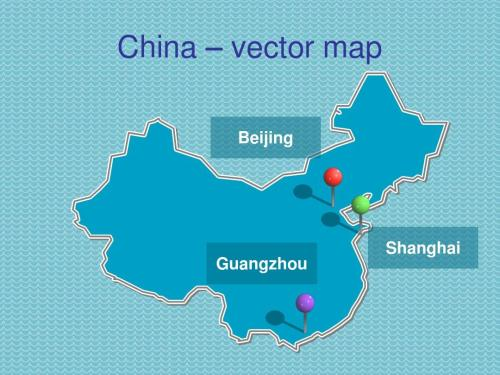
//> input picture CvMorph/CvMorph/map.jpg, 500 x 375 px
$ ./CvMorph   (built with g++ and OpenCV 4)
//> lines starting //> are read from the running program, lines starting //| are printed output that depends on the picture
### CvMorph/CvMorph/stdafx.h
// stdafx.h : 标准系统包含文件的包含文件，
// 或是经常使用但不常更改的
// 特定于项目的包含文件
//

#pragma once

#include "targetver.h"

#include <stdio.h>
#include <tchar.h>


// TODO:  在此处引用程序需要的其他头文件

### CvMorph/CvMorph/CvMorph.cpp
// CvMorph.cpp : 定义控制台应用程序的入口点。
//

#include "stdafx.h"
#include <opencv2\core\core.hpp>
#include <opencv2\imgproc\imgproc.hpp>
#include <opencv2\highgui\highgui.hpp>
#include <iostream>
using namespace cv;
void getmorphmat();
void showimage();
enum MORPH_METHOD
{
	enum_RECT,enum_CROSS,enum_ELLIPSE
};
int _tmain(int argc, _TCHAR* argv[])
{
	//getmorphmat();
	showimage();
	return 0;
}

void getmorphmat()
{
	Mat elementRect, elementCross, elementEllipse;
	elementRect = getStructuringElement(MORPH_RECT, Size(3, 3), Point(-1, -1));
	elementCross = getStructuringElement(MORPH_CROSS, Size(3, 3), Point(-1, -1));
	elementEllipse = getStructuringElement(MORPH_ELLIPSE, Size(3, 5), Point(-1, -1));

	std::cout << "3*3矩形核：" << std::endl << elementRect << std::endl;
	std::cout << "3*3十字叉形核：" << std::endl << elementCross << std::endl;
	std::cout << "3*3椭圆形核：" << std::endl << elementEllipse << std::endl;
	system("pause");
}

void showimage()
{
	Mat image, element, imageGray, imageDilate, imageErode, imageBorder;
	image = imread("map.jpg", 1);
//> image is the input picture: 375 rows x 500 cols, CV_8UC3; mean B, G, R 203.5, 184.9, 101.2
	resize(image, image, Size(300, 300));
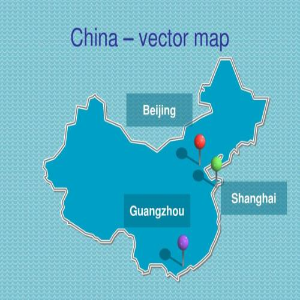
//> image: 300 rows x 300 cols, CV_8UC3; mean B, G, R 203.4, 184.9, 101.1
	cvtColor(image, imageGray, CV_RGB2GRAY);
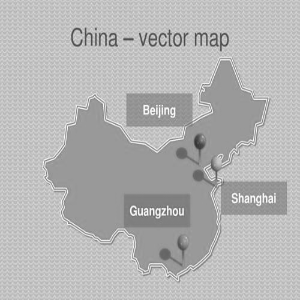
//> imageGray: 300 rows x 300 cols, CV_8UC1; min 52, max 252, mean 180.9
	enum MORPH_METHOD mymorph = enum_ELLIPSE;
	switch (mymorph)
	{
	case 0:
	{
	    Mat element = getStructuringElement(0, Size(3, 3), Point(-1, -1));
		break;
	}
	case 1:
	{
		Mat element = getStructuringElement(1, Size(3, 3), Point(-1, -1));
		break;
	}
	case 2:
	{
		Mat element = getStructuringElement(2, Size(3, 3), Point(-1, -1));
		break;
	}

	}
	dilate(imageGray, imageDilate, element, Point(-1, -1));
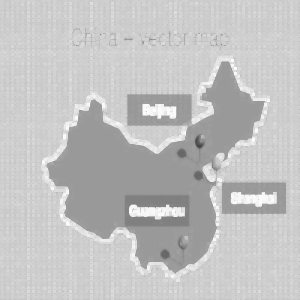
//> imageDilate: 300 rows x 300 cols, CV_8UC1; min 64, max 252, mean 193.7
	erode(imageGray, imageErode, element, Point(-1, -1));
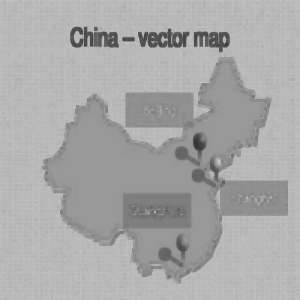
//> imageErode: 300 rows x 300 cols, CV_8UC1; min 52, max 196, mean 169
	imageBorder = imageDilate - imageErode;
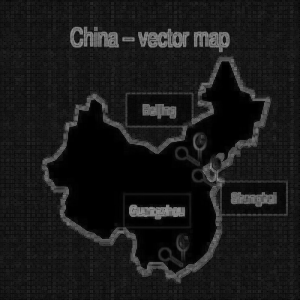
//> imageBorder: 300 rows x 300 cols, CV_8UC1; min 0, max 144, mean 24.7
	imshow("Source image", image);
	imshow("Dilate image", imageDilate);
	imshow("Erode image", imageErode);
	imshow("Border image", imageBorder);
	waitKey();
}
